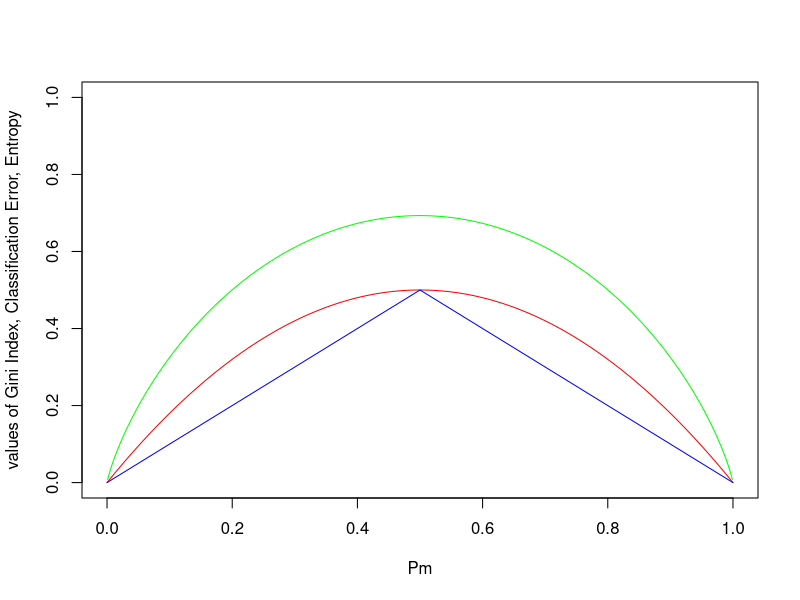

The R script that drew this image:

p <- seq(0, 1, 0.001)
gini.index <- 2 * p * (1 - p)
class.error <- 1 - pmax(p, 1 - p)
entropy <- - (p * log(p) + (1 - p) * log(1 - p))
plot(range(p),range(cbind(gini.index, class.error, entropy)),type='n',xlim = c(0,1),ylim = c(0,1),ylab = "values of Gini Index, Classification Error, Entropy",xlab = "Pm")
lines(p,gini.index,type='l',col="Red")
lines(p,class.error,type='l',col="Blue")
lines(p,entropy,type='l',col="Green")
